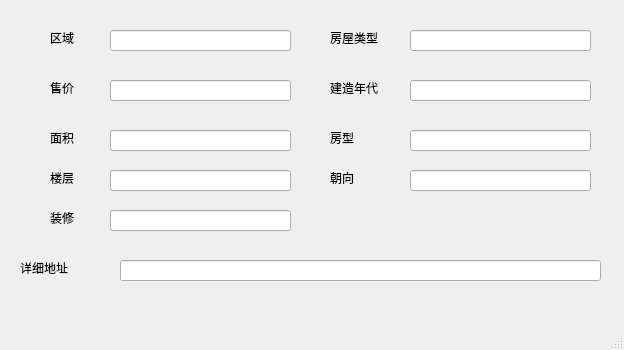
<?xml version="1.0" encoding="UTF-8"?>
<ui version="4.0">
 <class>MainWindow</class>
 <widget class="QMainWindow" name="MainWindow">
  <property name="geometry">
   <rect>
    <x>0</x>
    <y>0</y>
    <width>624</width>
    <height>350</height>
   </rect>
  </property>
  <property name="windowTitle">
   <string>MainWindow</string>
  </property>
  <widget class="QWidget" name="centralwidget">
   <widget class="QLabel" name="label">
    <property name="geometry">
     <rect>
      <x>0</x>
      <y>0</y>
      <width>781</width>
      <height>531</height>
     </rect>
    </property>
    <property name="styleSheet">
     <string notr="true">background-image: url(:/newPrefix/59350c3c70152_1024.jpg);</string>
    </property>
    <property name="text">
     <string/>
    </property>
   </widget>
   <widget class="QLineEdit" name="lineEdit">
    <property name="geometry">
     <rect>
      <x>120</x>
      <y>260</y>
      <width>481</width>
      <height>21</height>
     </rect>
    </property>
    <property name="minimumSize">
     <size>
      <width>481</width>
      <height>21</height>
     </size>
    </property>
    <property name="maximumSize">
     <size>
      <width>481</width>
      <height>21</height>
     </size>
    </property>
   </widget>
   <widget class="QLabel" name="label_27">
    <property name="geometry">
     <rect>
      <x>330</x>
      <y>130</y>
      <width>72</width>
      <height>15</height>
     </rect>
    </property>
    <property name="minimumSize">
     <size>
      <width>72</width>
      <height>15</height>
     </size>
    </property>
    <property name="maximumSize">
     <size>
      <width>72</width>
      <height>15</height>
     </size>
    </property>
    <property name="text">
     <string>房型</string>
    </property>
   </widget>
   <widget class="QLabel" name="label_22">
    <property name="geometry">
     <rect>
      <x>330</x>
      <y>80</y>
      <width>72</width>
      <height>15</height>
     </rect>
    </property>
    <property name="minimumSize">
     <size>
      <width>72</width>
      <height>15</height>
     </size>
    </property>
    <property name="maximumSize">
     <size>
      <width>72</width>
      <height>15</height>
     </size>
    </property>
    <property name="text">
     <string>建造年代</string>
    </property>
   </widget>
   <widget class="QLabel" name="label_29">
    <property name="geometry">
     <rect>
      <x>20</x>
      <y>260</y>
      <width>72</width>
      <height>15</height>
     </rect>
    </property>
    <property name="minimumSize">
     <size>
      <width>72</width>
      <height>15</height>
     </size>
    </property>
    <property name="maximumSize">
     <size>
      <width>72</width>
      <height>15</height>
     </size>
    </property>
    <property name="text">
     <string>详细地址</string>
    </property>
   </widget>
   <widget class="QLabel" name="label_26">
    <property name="geometry">
     <rect>
      <x>50</x>
      <y>30</y>
      <width>31</width>
      <height>15</height>
     </rect>
    </property>
    <property name="minimumSize">
     <size>
      <width>31</width>
      <height>15</height>
     </size>
    </property>
    <property name="maximumSize">
     <size>
      <width>31</width>
      <height>15</height>
     </size>
    </property>
    <property name="text">
     <string>区域</string>
    </property>
   </widget>
   <widget class="QLabel" name="label_24">
    <property name="geometry">
     <rect>
      <x>330</x>
      <y>30</y>
      <width>72</width>
      <height>15</height>
     </rect>
    </property>
    <property name="minimumSize">
     <size>
      <width>72</width>
      <height>15</height>
     </size>
    </property>
    <property name="maximumSize">
     <size>
      <width>72</width>
      <height>15</height>
     </size>
    </property>
    <property name="text">
     <string>房屋类型</string>
    </property>
   </widget>
   <widget class="QLabel" name="label_20">
    <property name="geometry">
     <rect>
      <x>330</x>
      <y>170</y>
      <width>72</width>
      <height>15</height>
     </rect>
    </property>
    <property name="minimumSize">
     <size>
      <width>72</width>
      <height>15</height>
     </size>
    </property>
    <property name="maximumSize">
     <size>
      <width>72</width>
      <height>15</height>
     </size>
    </property>
    <property name="text">
     <string>朝向</string>
    </property>
   </widget>
   <widget class="QLabel" name="label_21">
    <property name="geometry">
     <rect>
      <x>50</x>
      <y>210</y>
      <width>31</width>
      <height>15</height>
     </rect>
    </property>
    <property name="minimumSize">
     <size>
      <width>31</width>
      <height>15</height>
     </size>
    </property>
    <property name="maximumSize">
     <size>
      <width>31</width>
      <height>15</height>
     </size>
    </property>
    <property name="text">
     <string>装修</string>
    </property>
   </widget>
   <widget class="QLabel" name="label_25">
    <property name="geometry">
     <rect>
      <x>50</x>
      <y>80</y>
      <width>31</width>
      <height>15</height>
     </rect>
    </property>
    <property name="minimumSize">
     <size>
      <width>31</width>
      <height>15</height>
     </size>
    </property>
    <property name="maximumSize">
     <size>
      <width>31</width>
      <height>15</height>
     </size>
    </property>
    <property name="text">
     <string>售价</string>
    </property>
   </widget>
   <widget class="QLabel" name="label_28">
    <property name="geometry">
     <rect>
      <x>50</x>
      <y>130</y>
      <width>31</width>
      <height>15</height>
     </rect>
    </property>
    <property name="minimumSize">
     <size>
      <width>31</width>
      <height>15</height>
     </size>
    </property>
    <property name="maximumSize">
     <size>
      <width>31</width>
      <height>15</height>
     </size>
    </property>
    <property name="text">
     <string>面积</string>
    </property>
   </widget>
   <widget class="QLabel" name="label_23">
    <property name="geometry">
     <rect>
      <x>50</x>
      <y>170</y>
      <width>31</width>
      <height>15</height>
     </rect>
    </property>
    <property name="minimumSize">
     <size>
      <width>31</width>
      <height>15</height>
     </size>
    </property>
    <property name="maximumSize">
     <size>
      <width>31</width>
      <height>15</height>
     </size>
    </property>
    <property name="text">
     <string>楼层</string>
    </property>
   </widget>
   <widget class="QLineEdit" name="lineEdit_5">
    <property name="geometry">
     <rect>
      <x>110</x>
      <y>30</y>
      <width>181</width>
      <height>21</height>
     </rect>
    </property>
   </widget>
   <widget class="QLineEdit" name="lineEdit_7">
    <property name="geometry">
     <rect>
      <x>110</x>
      <y>170</y>
      <width>181</width>
      <height>21</height>
     </rect>
    </property>
   </widget>
   <widget class="QLineEdit" name="lineEdit_8">
    <property name="geometry">
     <rect>
      <x>110</x>
      <y>210</y>
      <width>181</width>
      <height>21</height>
     </rect>
    </property>
   </widget>
   <widget class="QLineEdit" name="lineEdit_4">
    <property name="geometry">
     <rect>
      <x>110</x>
      <y>80</y>
      <width>181</width>
      <height>21</height>
     </rect>
    </property>
   </widget>
   <widget class="QLineEdit" name="lineEdit_6">
    <property name="geometry">
     <rect>
      <x>110</x>
      <y>130</y>
      <width>181</width>
      <height>21</height>
     </rect>
    </property>
   </widget>
   <widget class="QLineEdit" name="lineEdit_11">
    <property name="geometry">
     <rect>
      <x>410</x>
      <y>130</y>
      <width>181</width>
      <height>21</height>
     </rect>
    </property>
   </widget>
   <widget class="QLineEdit" name="lineEdit_10">
    <property name="geometry">
     <rect>
      <x>410</x>
      <y>80</y>
      <width>181</width>
      <height>21</height>
     </rect>
    </property>
   </widget>
   <widget class="QLineEdit" name="lineEdit_9">
    <property name="geometry">
     <rect>
      <x>410</x>
      <y>30</y>
      <width>181</width>
      <height>21</height>
     </rect>
    </property>
   </widget>
   <widget class="QLineEdit" name="lineEdit_12">
    <property name="geometry">
     <rect>
      <x>410</x>
      <y>170</y>
      <width>181</width>
      <height>21</height>
     </rect>
    </property>
   </widget>
  </widget>
  <widget class="QMenuBar" name="menubar">
   <property name="geometry">
    <rect>
     <x>0</x>
     <y>0</y>
     <width>624</width>
     <height>26</height>
    </rect>
   </property>
  </widget>
  <widget class="QStatusBar" name="statusbar"/>
 </widget>
 <resources>
  <include location="b.qrc"/>
 </resources>
 <connections/>
</ui>
